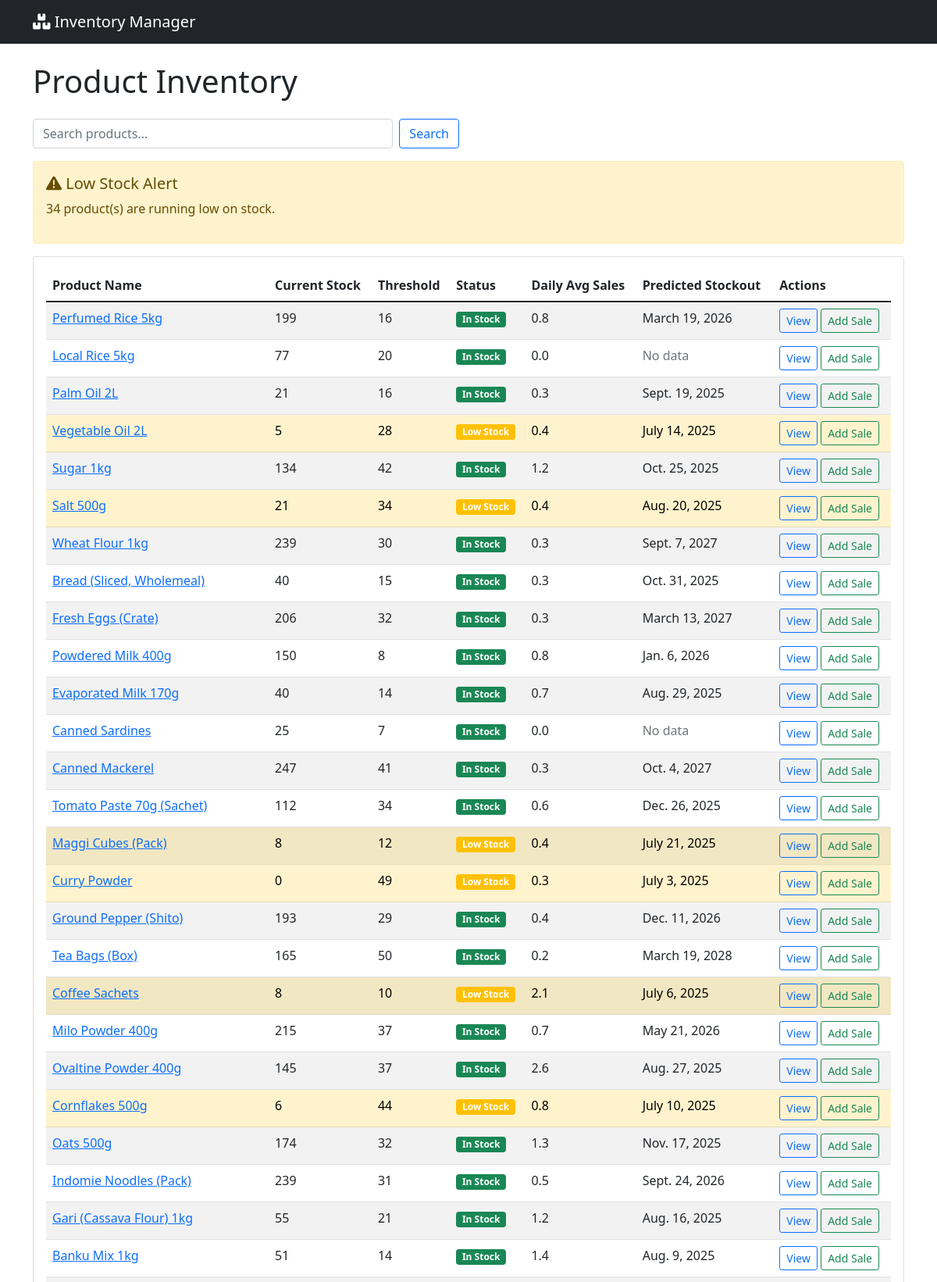
Screenshot of /products/ (upper part) with the database file from the repository.
### inventory/models.py (models this page shows, shortened)
class Product(models.Model):
    name = models.CharField(max_length=200)
    sku = models.CharField(max_length=50, unique=True, blank=True)
    current_stock = models.PositiveIntegerField(default=0)
    low_stock_threshold = models.PositiveIntegerField(default=10)
    created_at = models.DateTimeField(auto_now_add=True)
    updated_at = models.DateTimeField(auto_now=True)
    @property
    def is_low_stock(self):
        return self.current_stock <= self.low_stock_threshold
    def get_daily_sales_average(self, days=30):
        end_date = timezone.now().date()
        start_date = end_date - timedelta(days=days)
        sales = Sale.objects.filter(
            product=self,
            date__range=[start_date, end_date]
        ).aggregate(total=models.Sum('quantity'))
        total_sold = sales['total'] or 0
        return total_sold / days if days > 0 else 0
    def predict_stockout_date(self):
        daily_avg = self.get_daily_sales_average()
        if daily_avg <= 0:
            return None
        days_until_stockout = self.current_stock / daily_avg
        return timezone.now().date() + timedelta(days=int(days_until_stockout))

### inventory/views.py (the view)
# urls.py: path('products/', views.ProductListView.as_view(), name='product_list'),
class ProductListView(ListView):
    model = Product
    template_name = 'inventory/product_list.html'
    context_object_name = 'products'
    def get_queryset(self):
        queryset = Product.objects.all()
        search = self.request.GET.get('search')
        if search:
            queryset = queryset.filter(
                Q(name__icontains=search) | Q(sku__icontains=search)
            )
        return queryset
    def get_context_data(self, **kwargs):
        context = super().get_context_data(**kwargs)
        context['low_stock_products'] = Product.objects.filter(
            current_stock__lte=F('low_stock_threshold')
        )
        context['active_alerts'] = StockAlert.objects.filter(is_active=True)
        return context

### inventory/templates/inventory/product_list.html (shortened to what this page needs)
{% extends 'inventory/base.html' %}
{% block content %}
<div class="row">
    <div class="col-md-12">
        <h1 class="mb-4">Product Inventory</h1>
    </div>
</div>
<div class="row mb-3">
    <div class="col-md-6">
        <form method="get" class="d-flex">
            <input type="text" name="search" class="form-control me-2" placeholder="Search products..." value="{{ request.GET.search }}">
            <button type="submit" class="btn btn-outline-primary">Search</button>
        </form>
    </div>
</div>
{% if low_stock_products %}
<div class="alert alert-warning">
    <h5><i class="fas fa-exclamation-triangle"></i> Low Stock Alert</h5>
    <p>{{ low_stock_products.count }} product(s) are running low on stock.</p>
</div>
{% endif %}
<div class="card">
    <div class="card-body">
        <div class="table-responsive">
            <table class="table table-striped">
                <thead>
                    <tr>
                        <th>Product Name</th>
                        <th>Current Stock</th>
                        <th>Threshold</th>
                        <th>Status</th>
                        <th>Daily Avg Sales</th>
                        <th>Predicted Stockout</th>
                        <th>Actions</th>
                    </tr>
                </thead>
                <tbody>
                    {% for product in products %}
                    <tr {% if product.is_low_stock %}class="table-warning"{% endif %}>
                        <td>
                            <a href="{% url 'product_detail' product.pk %}">{{ product.name }}</a>
                        </td>
                        <td>{{ product.current_stock }}</td>
                        <td>{{ product.low_stock_threshold }}</td>
                        <td>
                            {% if product.is_low_stock %}
                                <span class="badge bg-warning">Low Stock</span>
                            {% else %}
                                <span class="badge bg-success">In Stock</span>
                            {% endif %}
                        </td>
                        <td>{{ product.get_daily_sales_average|floatformat:1 }}</td>
                        <td>
                            {% if product.predict_stockout_date %}
                                {{ product.predict_stockout_date }}
                            {% else %}
                                <span class="text-muted">No data</span>
                            {% endif %}
                        </td>
                        <td>
                            <a href="{% url 'product_detail' product.pk %}" class="btn btn-sm btn-outline-primary">View</a>
                            <a href="{% url 'add_sale' product.pk %}" class="btn btn-sm btn-outline-success">Add Sale</a>
                        </td>
                    </tr>
                    {% empty %}
                    <tr>
                        <td colspan="7" class="text-center text-muted">No products found.</td>
                    </tr>
                    {% endfor %}
                </tbody>
            </table>
        </div>
    </div>
</div>
{% endblock %}

### rows the page displays
Product: name "Perfumed Rice 5kg", current_stock "199", low_stock_threshold "16", shows "In Stock", get_daily_sales_average "0.8", predict_stockout_date "March 19, 2026"
Product: name "Local Rice 5kg", current_stock "77", low_stock_threshold "20", shows "In Stock", get_daily_sales_average "0.0", shows "No data"
Product: name "Palm Oil 2L", current_stock "21", low_stock_threshold "16", shows "In Stock", get_daily_sales_average "0.3", predict_stockout_date "Sept. 19, 2025"
Product: name "Vegetable Oil 2L", current_stock "5", low_stock_threshold "28", shows "Low Stock", get_daily_sales_average "0.4", predict_stockout_date "July 14, 2025"
Product: name "Sugar 1kg", current_stock "134", low_stock_threshold "42", shows "In Stock", get_daily_sales_average "1.2", predict_stockout_date "Oct. 25, 2025"
Product: name "Salt 500g", current_stock "21", low_stock_threshold "34", shows "Low Stock", get_daily_sales_average "0.4", predict_stockout_date "Aug. 20, 2025"
Product: name "Wheat Flour 1kg", current_stock "239", low_stock_threshold "30", shows "In Stock", get_daily_sales_average "0.3", predict_stockout_date "Sept. 7, 2027"
Product: name "Bread (Sliced, Wholemeal)", current_stock "40", low_stock_threshold "15", shows "In Stock", get_daily_sales_average "0.3", predict_stockout_date "Oct. 31, 2025"
Product: name "Fresh Eggs (Crate)", current_stock "206", low_stock_threshold "32", shows "In Stock", get_daily_sales_average "0.3", predict_stockout_date "March 13, 2027"
Product: name "Powdered Milk 400g", current_stock "150", low_stock_threshold "8", shows "In Stock", get_daily_sales_average "0.8", predict_stockout_date "Jan. 6, 2026"
Product: name "Evaporated Milk 170g", current_stock "40", low_stock_threshold "14", shows "In Stock", get_daily_sales_average "0.7", predict_stockout_date "Aug. 29, 2025"
Product: name "Canned Sardines", current_stock "25", low_stock_threshold "7", shows "In Stock", get_daily_sales_average "0.0", shows "No data"
Product: name "Canned Mackerel", current_stock "247", low_stock_threshold "41", shows "In Stock", get_daily_sales_average "0.3", predict_stockout_date "Oct. 4, 2027"
Product: name "Tomato Paste 70g (Sachet)", current_stock "112", low_stock_threshold "34", shows "In Stock", get_daily_sales_average "0.6", predict_stockout_date "Dec. 26, 2025"
Product: name "Maggi Cubes (Pack)", current_stock "8", low_stock_threshold "12", shows "Low Stock", get_daily_sales_average "0.4", predict_stockout_date "July 21, 2025"
Product: name "Curry Powder", current_stock "0", low_stock_threshold "49", shows "Low Stock", get_daily_sales_average "0.3", predict_stockout_date "July 3, 2025"
Product: name "Ground Pepper (Shito)", current_stock "193", low_stock_threshold "29", shows "In Stock", get_daily_sales_average "0.4", predict_stockout_date "Dec. 11, 2026"
Product: name "Tea Bags (Box)", current_stock "165", low_stock_threshold "50", shows "In Stock", get_daily_sales_average "0.2", predict_stockout_date "March 19, 2028"
Product: name "Coffee Sachets", current_stock "8", low_stock_threshold "10", shows "Low Stock", get_daily_sales_average "2.1", predict_stockout_date "July 6, 2025"
Product: name "Milo Powder 400g", current_stock "215", low_stock_threshold "37", shows "In Stock", get_daily_sales_average "0.7", predict_stockout_date "May 21, 2026"
Product: name "Ovaltine Powder 400g", current_stock "145", low_stock_threshold "37", shows "In Stock", get_daily_sales_average "2.6", predict_stockout_date "Aug. 27, 2025"
Product: name "Cornflakes 500g", current_stock "6", low_stock_threshold "44", shows "Low Stock", get_daily_sales_average "0.8", predict_stockout_date "July 10, 2025"
Product: name "Oats 500g", current_stock "174", low_stock_threshold "32", shows "In Stock", get_daily_sales_average "1.3", predict_stockout_date "Nov. 17, 2025"
Product: name "Indomie Noodles (Pack)", current_stock "239", low_stock_threshold "31", shows "In Stock", get_daily_sales_average "0.5", predict_stockout_date "Sept. 24, 2026"
Product: name "Gari (Cassava Flour) 1kg", current_stock "55", low_stock_threshold "21", shows "In Stock", get_daily_sales_average "1.2", predict_stockout_date "Aug. 16, 2025"
Product: name "Banku Mix 1kg", current_stock "51", low_stock_threshold "14", shows "In Stock", get_daily_sales_average "1.4", predict_stockout_date "Aug. 9, 2025"

### other values shown
{{ low_stock_products.count }} "34"
